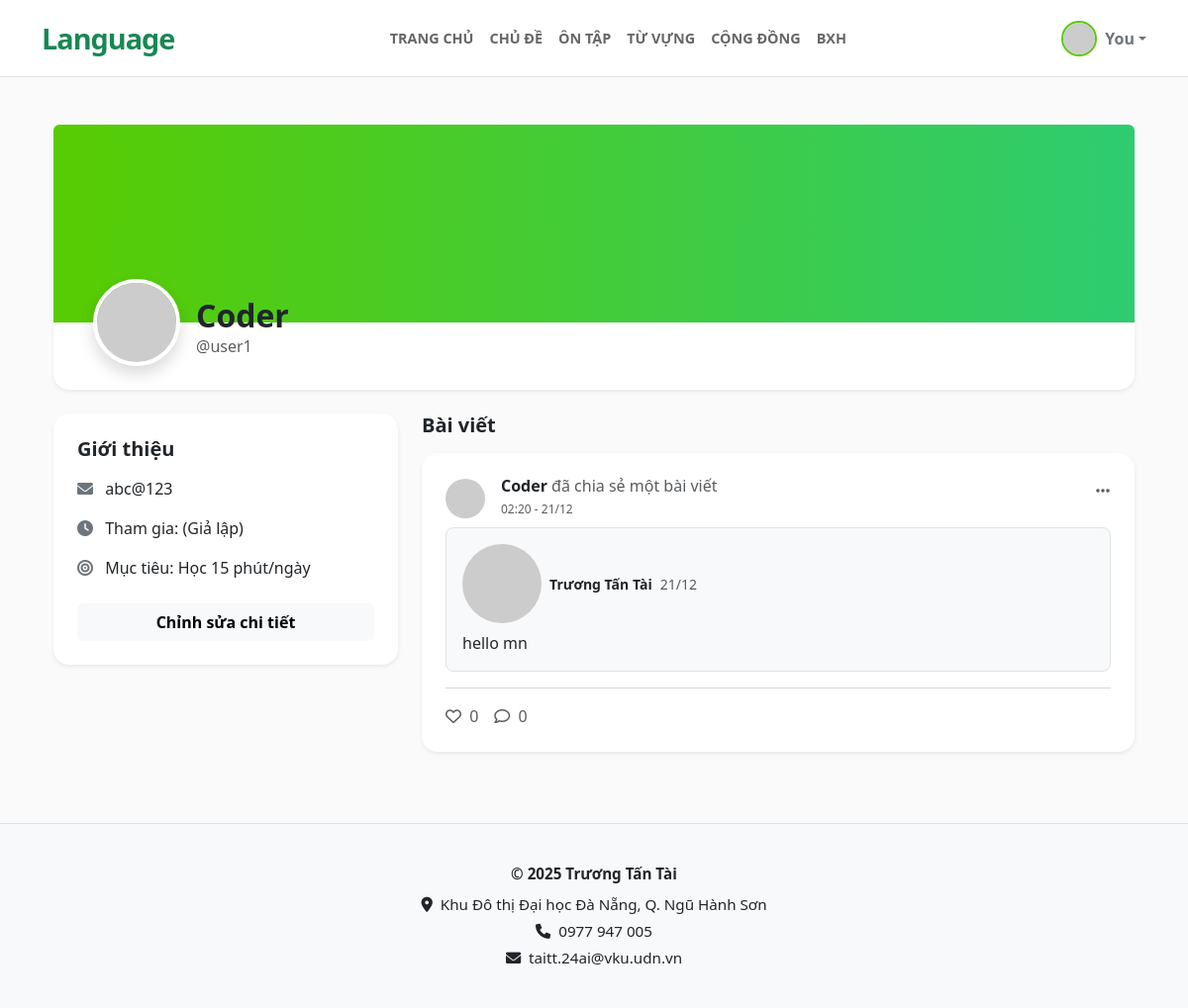
The page /profile (signed in) on the database its author committed.
### app.py (models this page shows, shortened)
class User(db.Model):
    id = db.Column(db.Integer, primary_key=True)
    username = db.Column(db.String(20), unique=True, nullable=False)
    email = db.Column(db.String(120), unique=True, nullable=False)
    fullname = db.Column(db.String(100), nullable=False)
    password = db.Column(db.String(60), nullable=False)
    posts = db.relationship('Post', backref='author', lazy=True)
    comments = db.relationship('Comment', backref='author', lazy=True)

class Post(db.Model):
    id = db.Column(db.Integer, primary_key=True)
    content = db.Column(db.Text, nullable=True)
    date_posted = db.Column(db.DateTime, nullable=False, default=datetime.now)
    user_id = db.Column(db.Integer, db.ForeignKey('user.id'), nullable=False)
    original_post_id = db.Column(db.Integer, db.ForeignKey('post.id'), nullable=True)
    shares = db.relationship('Post',
                             backref=db.backref('original', remote_side=[id]),
                             cascade="all, delete-orphan")
    comments = db.relationship('Comment', backref='post', lazy=True, cascade="all, delete-orphan")
    likes = db.relationship('Like', backref='post', lazy=True, cascade="all, delete-orphan")

### app.py (the view)
@app.route('/profile')
@app.route('/profile/<username>')
def profile(username=None):
    if 'user' not in session: return redirect(url_for('login'))
    target_username = username if username else session['user']
    target_user = User.query.filter_by(username=target_username).first_or_404()
    user_posts = Post.query.filter_by(user_id=target_user.id).order_by(Post.date_posted.desc()).all()
    return render_template('profile.html', page_name='profile', user=target_user, posts=user_posts)

### templates/profile.html (shortened to what this page needs)
{% extends "base.html" %}
{% block content %}
<div class="container py-4">
    <div class="card border-0 shadow-sm rounded-bottom-4 mb-4" style="overflow: hidden;">
        <div style="height: 200px; background: linear-gradient(90deg, #58cc02, #2ecc71);"></div>
        <div class="card-body position-relative pb-4" style="margin-top: -60px;">
            <div class="d-flex align-items-end px-4">
                <img src="https://ui-avatars.com/api/?name={{ user.fullname }}&background=fff&color=58cc02&size=150"
                     class="rounded-circle border border-4 border-white shadow">
                <div class="ms-3 mb-2">
                    <h2 class="fw-bold mb-0">{{ user.fullname }}</h2>
                    <span class="text-muted">@{{ user.username }}</span>
                </div>
            </div>
        </div>
    </div>
    <div class="row">
        <div class="col-md-4 mb-4">
            <div class="card border-0 shadow-sm rounded-4 sticky-top" style="top: 80px; z-index: 1;">
                <div class="card-body p-4">
                    <h5 class="fw-bold mb-3">Giới thiệu</h5>
                    <div class="mb-3">
                        <i class="fas fa-envelope text-secondary me-2"></i> {{ user.email }}
                    </div>
                    <div class="mb-3">
                        <i class="fas fa-clock text-secondary me-2"></i> Tham gia: {{ current_date }} (Giả lập)
                    </div>
                    <div class="mb-3">
                        <i class="fas fa-bullseye text-secondary me-2"></i> Mục tiêu: Học 15 phút/ngày
                    </div>
                    {% if session['user'] == user.username %}
                    <button class="btn btn-light w-100 fw-bold mt-2">Chỉnh sửa chi tiết</button>
                    {% endif %}
                </div>
            </div>
        </div>
        <div class="col-md-8">
            <h5 class="fw-bold mb-3">Bài viết</h5>
            {% for post in posts %}
            <div class="card border-0 shadow-sm rounded-4 mb-4">
                <div class="card-body p-4">
                    <div class="d-flex justify-content-between align-items-start mb-2">
                        <div class="d-flex align-items-center">
                            <img src="https://ui-avatars.com/api/?name={{ post.author.fullname }}&background=random&color=fff"
                                 class="rounded-circle me-3" width="40" height="40">
                            <div>
                                <h6 class="fw-bold text-dark mb-0">
                                    {{ post.author.fullname }}
                                    {% if post.original %}
                                        <span class="fw-normal text-muted">đã chia sẻ một bài viết</span>
                                    {% endif %}
                                </h6>
                                <small class="text-muted" style="font-size: 0.75rem;">
                                    {{ post.date_posted.strftime('%H:%M - %d/%m') }}
                                </small>
                            </div>
                        </div>
                        {% if session['user'] == user.username %}
                        <div class="dropdown">
                            <button class="btn btn-link text-muted p-0" data-bs-toggle="dropdown"><i class="fas fa-ellipsis-h"></i></button>
                        </div>
                        {% endif %}
                    </div>
                    {% if post.original %}
                    <div class="card mt-2 border rounded-3 bg-light">
                        <div class="card-body">
                            <div class="d-flex align-items-center mb-2">
                                <img src="https://ui-avatars.com/api/?name={{ post.original.author.fullname }}&size=24" class="rounded-circle me-2">
                                <strong class="small">{{ post.original.author.fullname }}</strong>
                                <small class="text-muted ms-2">{{ post.original.date_posted.strftime('%d/%m') }}</small>
                            </div>
                            <p class="mb-0">{{ post.original.content }}</p>
                        </div>
                    </div>
                    {% endif %}
                    <hr class="text-muted opacity-10 my-3">
                    <div class="d-flex gap-3">
                        <span class="text-muted"><i class="far fa-heart me-1"></i> {{ post.likes|length }}</span>
                        <span class="text-muted"><i class="far fa-comment me-1"></i> {{ post.comments|length }}</span>
                    </div>
                </div>
            </div>
            {% endfor %}
        </div>
    </div>
</div>
{% endblock %}

### static/css/style.css (style rules this page uses)
body { background-color: #fafafa; }

### rows shown on the page
User: fullname "Coder", username "user1", email "abc@123"
Post: author.fullname "Coder", date_posted "02:20 - 21/12", original.author.fullname "Trương Tấn Tài", original.date_posted "21/12", original.content "hello mn", likes|length "0", comments|length "0"

### other values the page prints
{{ session.get('short_name', 'You') }} "You"
